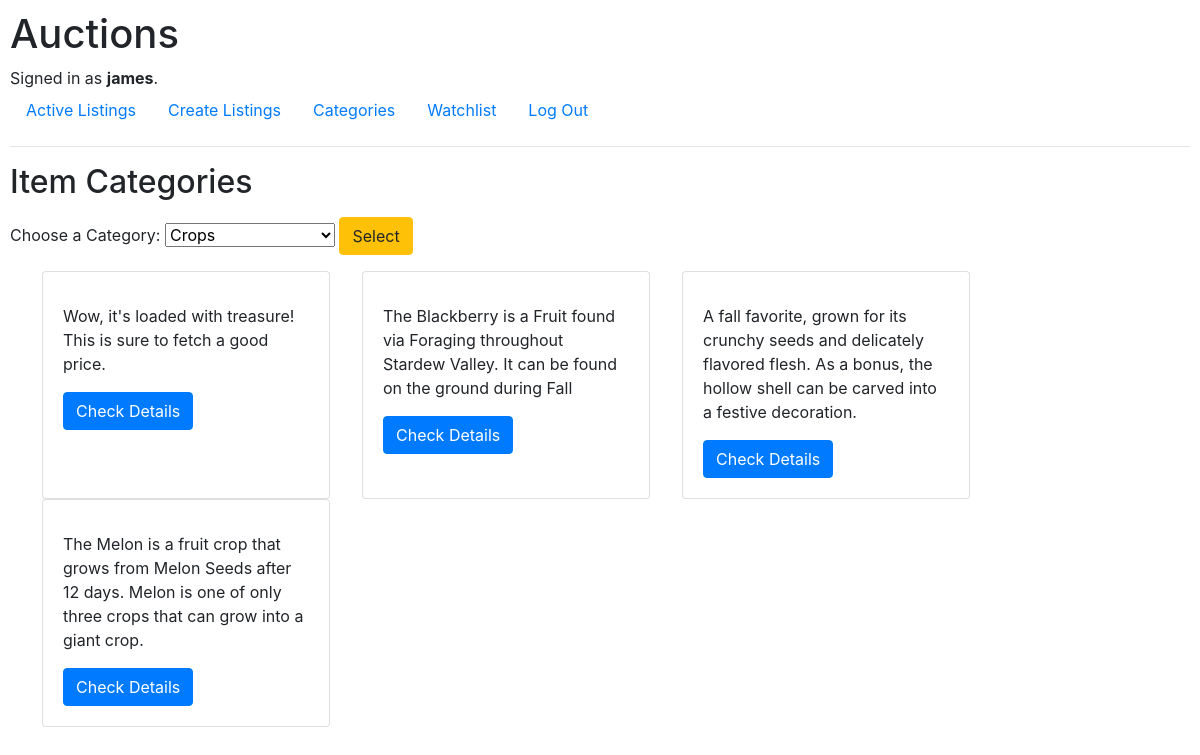
The page /displayCategory (signed in) on the database its author committed.
### auctions/models.py (models this page shows, shortened)
class User(AbstractUser):
    pass

class Listing(models.Model):
    name = models.CharField(max_length=50, null=True)
    description = models.CharField(max_length=300, null=True)
    imageUrl = models.CharField(max_length=300, null=True)
    isActive = models.BooleanField(default=True)
    price = models.DecimalField((""), max_digits=5, decimal_places=2, null=True, blank=True)
    owner = models.ForeignKey(User, on_delete=models.CASCADE, blank=True, null=True, related_name="user")
    category = models.ForeignKey(Category, on_delete=models.CASCADE, blank=True, null=True, related_name="category")
    watchlist = models.ManyToManyField(User, blank=True, null=True, related_name="listingWatchlist")
    bid = models.DecimalField(MinValueValidator(price), max_digits=10, decimal_places=2, null=True, blank=True)

### auctions/views.py (the view)
# urls.py: path("displayCategory", views.displayCategory, name="displayCategory"),
def displayCategory(request):
    if request.method == "POST":
        categoryselected = request.POST['category']
        category = Category.objects.get(type=categoryselected)
        activelistings = Listing.objects.filter(isActive=True, category=category)
        allCategories = Category.objects.all()
        return render(request, "auctions/category.html", {
            "categories": allCategories,
            "listings": activelistings
        })
    else:
        activelistings = Listing.objects.filter(isActive=True)
        allCategories = Category.objects.all()
        return render(request, "auctions/category.html", {
            "categories": allCategories,
            "listings": activelistings
        })

### auctions/models.py (called while the page is built)
    def __str__(self):
        return f"{self.type}"

### auctions/templates/auctions/category.html (shortened to what this page needs)
{% extends "auctions/layout.html" %}
{% block body %}
    <h2>Item Categories</h2>
    <form action ="{% url 'displayCategory' %}" method="POST" class="my-3">
        <label for="category">Choose a Category:</label>
        <select name="category" id="category">
            {% for cat in categories %}
                <option value="{{ cat }}">{{ cat }}</option>
            {% endfor %}
        </select>
        <button type ="submit" class = "btn btn-warning">Select</button>
    </form>
    <div class="row mx-3">
        {% for listing in listings %}
            <div class="card mx-3" style="width: 18rem;">
                <div class="card-body">
                    <p class="card-text">{{ listing.description }}</p>
                    <a href="{% url 'listing' id=listing.id %}" class="btn btn-primary">Check Details</a>
                </div>
            </div>
        {% endfor %}
    </div>
{% endblock %}

### auctions/templates/auctions/layout.html (shortened to what this page needs)
{% load static %}
<!DOCTYPE html>
<html lang="en">
    <head>
        <link rel="stylesheet" href="https://stackpath.bootstrapcdn.com/bootstrap/4.4.1/css/bootstrap.min.css">
        <link href="{% static 'auctions/styles.css' %}" rel="stylesheet">
    </head>
    <body>
        <h1>Auctions</h1>
        <div>
            {% if user.is_authenticated %}
                Signed in as <strong>{{ user.username }}</strong>.
            {% else %}
                Not signed in.
            {% endif %}
        </div>
        <ul class="nav">
            <li class="nav-item">
                <a class="nav-link" href="{% url 'index' %}">Active Listings</a>
            </li>
            {% if user.is_authenticated %}
            <li class="nav-item">
                <a class="nav-link" href="{% url 'createListing' %}">Create Listings</a>
            </li>
            <li class="nav-item">
                <a class="nav-link" href="{% url 'displayCategory' %}">Categories</a>
            </li>
            <li class="nav-item">
                <a class="nav-link" href="{% url 'show_watchlist' %}">Watchlist</a>
            </li>
            <li class="nav-item">
                <a class="nav-link" href="{% url 'logout' %}">Log Out</a>
            </li>
            {% endif %}
        </ul>
        <hr>
        {% block body %}
        {% endblock %}
    </body>
</html>

### auctions/static/auctions/styles.css (style rules this page uses)
body { padding: 10px; }

### rows shown on the page
User: username "james"
Listing: description "Wow, it's loaded with treasure! This is sure to fetch a good price."
Listing: description "The Blackberry is a Fruit found via Foraging throughout Stardew Valley. It can be found on the ground during Fall"
Listing: description "A fall favorite, grown for its crunchy seeds and delicately flavored flesh. As a bonus, the hollow shell can be carved into a festive decoration."
Listing: description "The Melon is a fruit crop that grows from Melon Seeds after 12 days. Melon is one of only three crops that can grow into a giant crop."

### other values the page prints
form field category "Crops"
